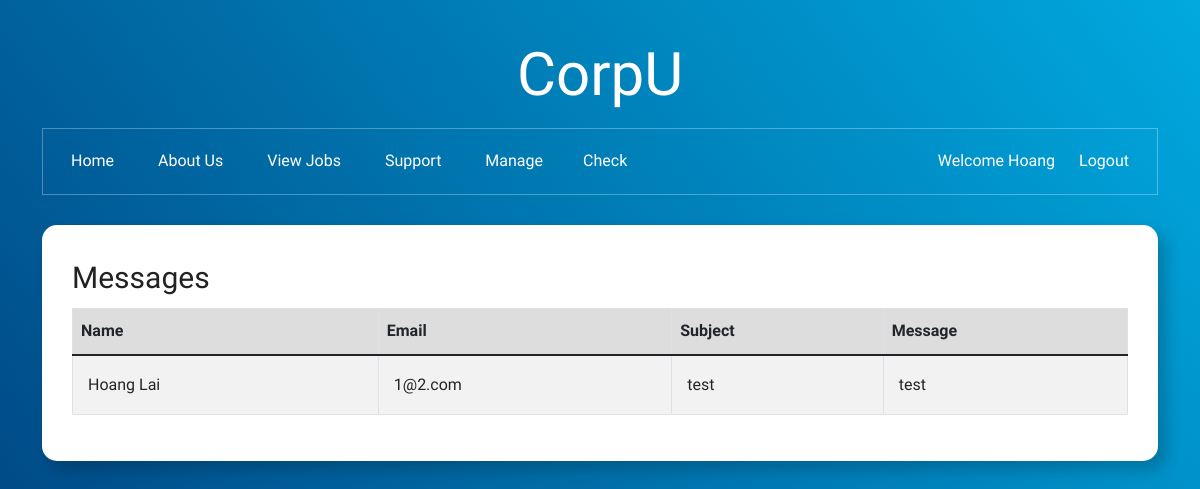
The app's page /message.php (signed in) with its own data.
### tables this page shows
CREATE TABLE `question` (
  `id` int(11) NOT NULL,
  `qname` varchar(20) NOT NULL,
  `email` varchar(255) NOT NULL,
  `subject` text NOT NULL,
  `message` text NOT NULL
);

### message.php (the view, shortened to what this page needs)
<!DOCTYPE html>
<html lang="en">
<head>
<link rel="stylesheet" href="https://cdnjs.cloudflare.com/ajax/libs/font-awesome/6.0.0/css/all.min.css" />
<link href="https://cdn.jsdelivr.net/npm/bootstrap@5.1.3/dist/css/bootstrap.min.css" rel="stylesheet" />
<link href="css/style.css" rel="stylesheet">
</head>
<body>
<header>
<?php include 'header.inc'?>
<?php include 'settings.php'?>
</header>
<section class="body-section">
<div class="container">
	<div class="row">
		<div class="col-12">
			<div class="bg-white shadow block">
				<h3>Messages</h3>
				<table class="table table-bordered table-striped table-hover">
                <thead>
                  <tr>
				  	<th >Name</th>
                    <th >Email</th>
					<th>Subject</th>
                    <th>Message</th>
                  </tr>
                </thead>
                <tbody>
                <?php
				$conn = @mysqli_connect($host,
				$user,
				$pwd,
				$sql_db
				);
                $sql = "SELECT id, qname, email, subject, message FROM question";
                $result = $conn->query($sql);
                if ($result->num_rows > 0) {
                    while($row = $result->fetch_assoc()) {
                        echo "<tr>";
                        echo "<td>" . $row["qname"]. "</td>";
                        echo "<td>" . $row["email"]. "</td>";
                        echo "<td>" . $row["subject"]. "</td>";
                        echo "<td>" . $row["message"]. "</td>";
                        echo "</tr>";
                    }
                } else {
                    echo "<tr><td colspan='4'>No data found</td></tr>";
                }
                ?>
                </tbody>
               </table>
             </div>
         </div>
     </div>
 </div>
 </section>
 </body>
 </html>

### css/style.css (style rules this page uses)
html { scroll-behavior:smooth; }
body { background: rgb(0,169,223); background: linear-gradient(232deg, rgba(0,169,223,1) 0%, rgba(0,60,122,1) 100%); color:#222; font-family: Rufina, sans-serif; font-size:16px; font-weight:400; line-height:1.8; }
body, html { height:100%; }
*, *:focus { outline:none !important; }
.container { max-width:1140px; }
.shadow { box-shadow:8px 8px 15px rgba(0,0,0,0.2) !important; }
h3 { font-size:30px; line-height:1.5; }
header { color:#fff; margin:30px 0px; }
.body-section { margin-bottom:30px; }
.block { border-radius:15px; padding:30px; }
table td { padding:15px !important; vertical-align:middle }
table thead > tr { background-color:#ddd; }

### records on screen
question: qname "Hoang Lai", email "1@2.com", subject "test", message "test"

### other values on screen
$firstname "Hoang"
